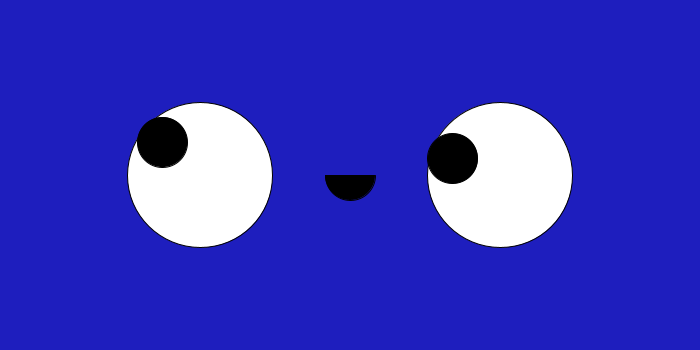
Frame 1 (no input)
Frame 60 (the mouse pressed at the canvas centre just before this capture): identical to frame 1, image omitted
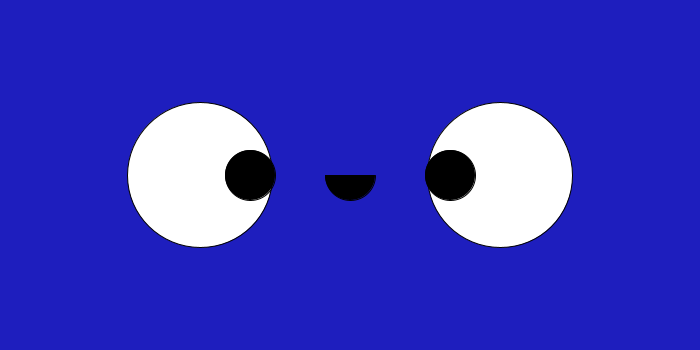
Frame 120 (the mouse held since frame 60 and released just before this capture)

The Processing sketch that drew these frames (run headless with seeded random() and noise(); from frame 60 on, the mouse is pressed at the canvas centre):

// Processing sketch: processing_134596
// ── processing_134596.pde

//Check the distance between two vectors
float checkDist(PVector a, PVector b) {
  float tempX, tempY, distOut;

  tempX = a.x - b.x;
  tempY = a.y - b.y;

  tempX = pow(tempX, 2);
  tempY = pow(tempY, 2);

  distOut = tempX + tempY;
  return sqrt(distOut);
}

//Get slope as normalized vector
PVector slope(PVector a, PVector b) {
  //a is CircCenter
  //b is MousePos

  PVector tempVec = PVector.sub(b, a);
  tempVec.normalize();

  return tempVec;
}

public class Eye {
  //max Distance for pupil
  float circumfrence;
  //Vectors to store pos of eye and pupil
  PVector pupil, eyeVec;
  //Constructor for eye
  Eye(float circIn, float xIn, float yIn) {

    //Save circumfrence
    circumfrence = circIn;

    //Save eye pos
    eyeVec = new PVector(xIn, yIn);
    pupil = new PVector(xIn, yIn);
  }

  void updatePupil() {
    PVector mouseVec = new PVector(mouseX, mouseY);
    if (checkDist(eyeVec, mouseVec)< circumfrence/2) {
      pupil.x = mouseX;
      pupil.y = mouseY;
    }



    else {
     
      PVector tempVec = slope(eyeVec,mouseVec);
      tempVec.mult(circumfrence/2);
      tempVec = PVector.add(eyeVec,tempVec);
      pupil = new PVector(tempVec.x, tempVec.y);
    }

    fill(255);
    ellipse(eyeVec.x, eyeVec.y, circumfrence+45, circumfrence+45);
    fill(0);
    ellipse(pupil.x, pupil.y, circumfrence/2, circumfrence/2);
  }
}


Eye leftEye,rightEye;
void setup() {
  size(700, 350);
  noFill();
  //Circ,x,y
  leftEye  = new Eye(100, 200, 175);
  rightEye = new Eye(100, 700 - 200,350 - 175);
}


void draw() {
  background(30, 30, 190);
  leftEye.updatePupil();
  rightEye.updatePupil();
  arc(width/2, height/2, 50, 50, 0, PI);
}
